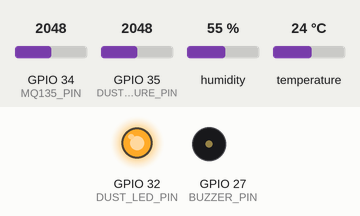
Recording of a sketch running on a simulated ESP32. On the bench: output pins drawn as LEDs (lit = HIGH), buzzer (waves = sounding, pin HIGH). Inputs (shaded band) come from the test bench; at power-on: GPIO 34 (MQ135_PIN) = 2048, GPIO 35 (DUST_MEASURE_PIN) = 2048, humidity 55 %, temperature 24 °C. WiFi joins after 1.5 s; servers stay silent unless stated; uploads are accepted with an empty reply; what the sketch prints to the serial monitor is not drawn.

Above: at 4.2 s.
4.3 s: GPIO 34 (MQ135_PIN) set to 132
7.8 s: GPIO 34 (MQ135_PIN) set to 110
At 8.5 s:
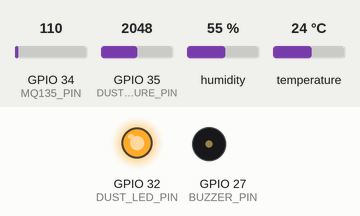
9.3 s: GPIO 34 (MQ135_PIN) set to 122
At 12.6 s:
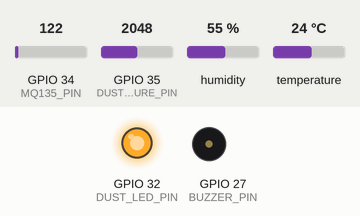
12.8 s: GPIO 34 (MQ135_PIN) set to 40
At 13.6 s:
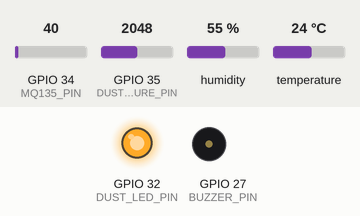
Timing chart, 0 to 15.3 s (numbered marks = the images above; inputs shaded):
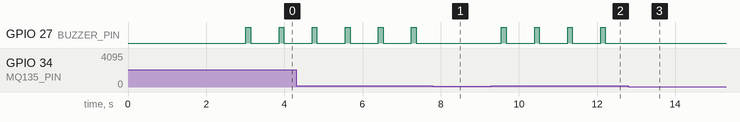

Measured:
- the behaviour switches between 120 and 119 on GPIO 34 (MQ135_PIN) (found by bisection; images 0 and 1)
- after the input at 7.8 s, GPIO 27 (BUZZER_PIN): stops changing and stays LOW
- after the input at 9.3 s, GPIO 27 (BUZZER_PIN): alternates HIGH for 0.12 s and LOW for 0.73 s, starting after 0.25 s
- after the input at 12.8 s, GPIO 27 (BUZZER_PIN): stops changing and stays LOW
- by itself, GPIO 27 (BUZZER_PIN): alternates HIGH for 0.12 s and LOW for 0.73 s

The sketch:

esp_program.ino
```cpp
#include <WiFi.h>
#include <HTTPClient.h>
#include "DHT.h"

// -------------------- DHT setup --------------------
#define DHTPIN 4
#define DHTTYPE DHT22
DHT dht(DHTPIN, DHTTYPE);

// -------------------- MQ-135 analog pin --------------------
#define MQ135_PIN 34

// -------------------- GP2Y1010AU0F Dust Sensor pins --------------------
#define DUST_MEASURE_PIN 35
#define DUST_LED_PIN 32

// -------------------- Buzzer pin --------------------
// Use an output-capable GPIO like 27
#define BUZZER_PIN 27

// -------------------- WiFi credentials --------------------
const char* ssid = "Redmi Note 12 5G";
const char* password = "12345678";

// -------------------- Server IP --------------------
const char* server = "http://10.28.229.167:5000/update";

// -------------------- Thresholds from your dashboard image --------------------
const float TEMP_MAX_DISPLAY = 50;
const float HUM_MAX_DISPLAY   = 80;
const float DUST_MAX_DISPLAY  = 300;
const float AIRQ_MAX_DISPLAY  = 150;

const float TEMP_LIMIT = TEMP_MAX_DISPLAY * 0.80;   // 27.28
const float HUM_LIMIT   = HUM_MAX_DISPLAY * 0.80;    // 25.52
const float DUST_LIMIT  = DUST_MAX_DISPLAY * 0.80;   // 0.88
const float AIRQ_LIMIT  = AIRQ_MAX_DISPLAY * 0.80;   // 66.4

void beepBuzzer(int durationMs) {
  digitalWrite(BUZZER_PIN, HIGH);
  delay(durationMs);
  digitalWrite(BUZZER_PIN, LOW);
}

void setup() {
  Serial.begin(115200);
  delay(1000);

  Serial.println("\nBooting...");

  // Initialize sensors
  dht.begin();
  pinMode(MQ135_PIN, INPUT);

  // Dust sensor LED pin
  pinMode(DUST_LED_PIN, OUTPUT);
  digitalWrite(DUST_LED_PIN, HIGH); // LED OFF (active LOW)

  // Buzzer pin
  pinMode(BUZZER_PIN, OUTPUT);
  digitalWrite(BUZZER_PIN, LOW);

  // Connect WiFi
  WiFi.begin(ssid, password);
  Serial.print("Connecting to WiFi");

  int attempts = 0;
  while (WiFi.status() != WL_CONNECTED) {
    delay(1000);
    Serial.print(".");
    attempts++;
    if (attempts > 20) {
      Serial.println("\n❌ WiFi FAILED");
      return;
    }
  }

  Serial.println("\n✅ WiFi Connected!");
  Serial.print("IP: ");
  Serial.println(WiFi.localIP());
}

void loop() {
  Serial.println("\nReading sensors...");

  // 1. Read DHT22 & MQ135
  float temp = dht.readTemperature();
  float hum = dht.readHumidity();
  int mqValue = analogRead(MQ135_PIN);

  // Check DHT sensor error
  if (isnan(temp) || isnan(hum)) {
    Serial.println("❌ DHT read failed!");
    digitalWrite(BUZZER_PIN, LOW);
    delay(2000);
    return;
  }

  // 2. Read GP2Y1010AU0F Dust Sensor
  digitalWrite(DUST_LED_PIN, LOW);   // Power on LED
  delayMicroseconds(280);            // Wait 280us
  int voMeasured = analogRead(DUST_MEASURE_PIN);
  delayMicroseconds(40);             // Wait 40us
  digitalWrite(DUST_LED_PIN, HIGH);  // Turn LED off
  delayMicroseconds(9680);           // Rest of 10ms cycle

  // Convert analog reading (0-4095) to voltage (0-3.3V)
  float calcVoltage = voMeasured * (3.3 / 4095.0);

  // Convert voltage to dust density
  float dustDensity = (170.0 * calcVoltage) - 100.0;
  if (dustDensity < 0) {
    dustDensity = 0.0;
  }

  // 3. Decide whether alarm should sound
  // AirQ is your raw MQ135 score shown on dashboard, so 80% of 83 = 66.4
  bool alarm = false;

  if (temp >= TEMP_LIMIT) alarm = true;
  if (hum >= HUM_LIMIT) alarm = true;
  if (dustDensity >= DUST_LIMIT) alarm = true;
  if (mqValue >= AIRQ_LIMIT) alarm = true;

  // 4. Buzzer beep if any value crosses threshold
  if (alarm) {
    Serial.println("⚠️ ALARM: One or more values crossed 80% threshold!");
    beepBuzzer(120);  // short beep
  } else {
    digitalWrite(BUZZER_PIN, LOW);
  }

  // 5. Print values to Serial
  Serial.print("Temp: ");
  Serial.print(temp);
  Serial.print(" °C  | Humidity: ");
  Serial.print(hum);
  Serial.print(" %  | MQ135: ");
  Serial.print(mqValue);
  Serial.print("  | Dust: ");
  Serial.print(dustDensity);
  Serial.println(" µg/m³");

  Serial.print("Thresholds -> Temp: ");
  Serial.print(TEMP_LIMIT);
  Serial.print("  Hum: ");
  Serial.print(HUM_LIMIT);
  Serial.print("  Dust: ");
  Serial.print(DUST_LIMIT);
  Serial.print("  AirQ: ");
  Serial.println(AIRQ_LIMIT);

  // 6. Send data to server
  if (WiFi.status() == WL_CONNECTED) {
    HTTPClient http;

    String url = String(server) +
                 "?temp=" + String(temp, 2) +
                 "&hum=" + String(hum, 2) +
                 "&mq135=" + String(mqValue) +
                 "&dust=" + String(dustDensity, 2);

    Serial.println("📡 Sending:");
    Serial.println(url);

    http.begin(url);
    int response = http.GET();

    Serial.print("📨 Server Response: ");
    Serial.println(response);

    http.end();
  } else {
    Serial.println("❌ WiFi disconnected!");
  }

  delay(500);
}
```
